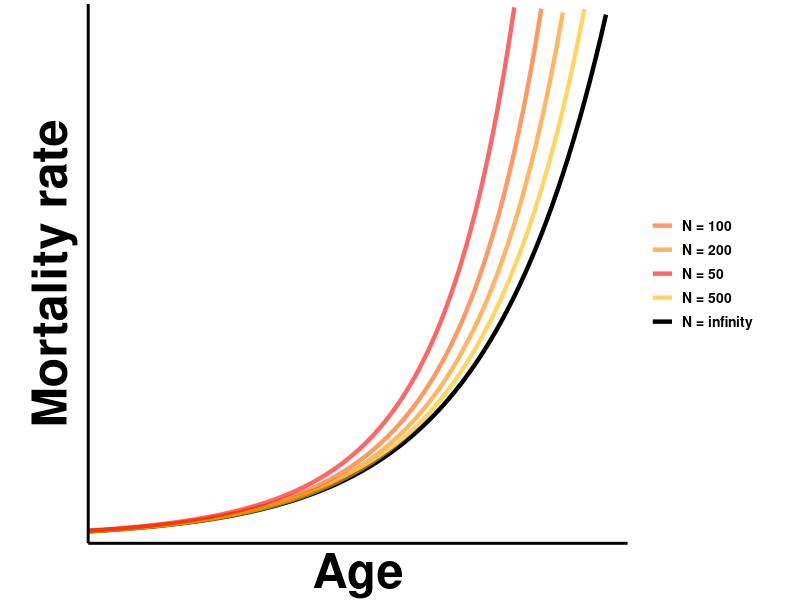
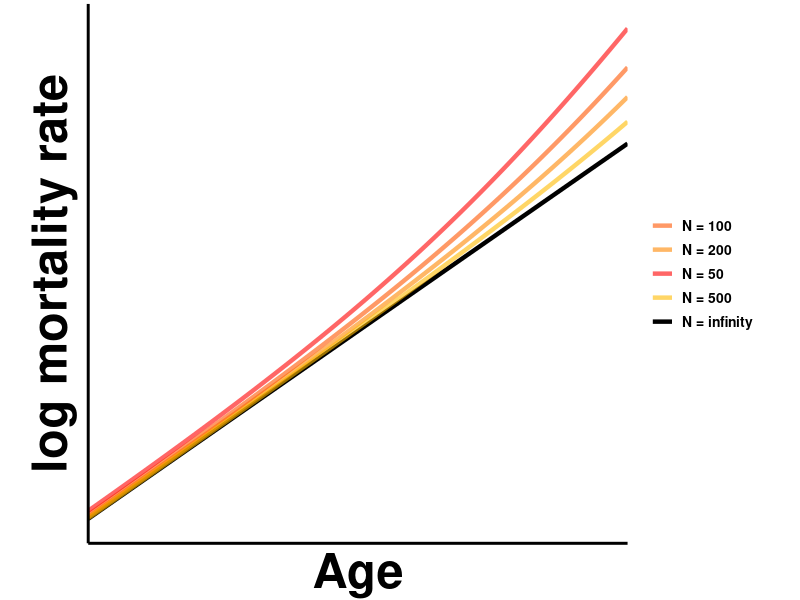

Reproduce these figures in R, in order.
############################
# Compare how the deterministic predictions compare to
# expected trajectory of finite N (stochastic) systems that we got from Ito
# for the Tithonus model
# Written by Shikhara Bhat
# JGU Mainz, Germany
# Date: Mon Oct 06 20:33:41 2025
###########################
library(ggplot2) #for plotting


##########################
#Define the curves we want to plot
# we are using failures: f ---> f + 1/N at rate r_+ = (1-f)*(2phi + kr f)
#              repair:   f ---> f - 1/N at rate r_- = (1-f)*phi
#
# thus the failure rule is r_+ - r_- = (1-f)*(phi + kr f)
# and the turnover is (r_+ + r_-) = (1-f)*(3phi + kr).

#The Gompertz-Makeham curve M + a*exp(bt)
gompertz_makeham <- function(t,phi,k,mu_e,chi,f0){
  
  #composite variables for convenience
  alpha <- phi + k*f0
  beta <- phi + k
  
  #from our analytics
  M <- mu_e - (chi*phi)/(k+phi)
  a <- chi*alpha/((k+phi)*(1-f0))
  
  return (M + a*exp(beta*t))
}


# the N to infinity prediction
inf_N_solution <- function(t,phi,k,mu_e,chi,f0,N){
  
  #composite variables for convenience
  alpha <- phi + k*f0
  beta <- phi + k
  
  numerator <- (alpha*exp(beta*t))-phi*(1-f0)
  denominator <- beta + alpha*(exp(beta*t)-1)
  
  #analytical solution
  f <- numerator/denominator
  
  intr_mort <- f/(1-f) 
  return (mu_e + chi*intr_mort)
}


dmu <- function(t,phi,k,chi,f0,N){
  
  #composite variables for convenience
  alpha <- phi + k*f0
  beta <- phi + k
  
  numerator <- (alpha*exp(beta*t))-phi*(1-f0)
  denominator <- beta + alpha*(exp(beta*t)-1)
  
  #analytical solution
  f <- numerator/denominator
  
  r <- (1-f)*(phi+k*f)
  tau <- (1-f)*(3*phi + k)
  
  muprime <- chi/((1-f)^2)
  
  mudoubleprime <- 2*chi/((1-f)^3)
  
  
  return (r*muprime + (tau*mudoubleprime/(2*N)))
}

#for N < \infty we'll just solve it numerically
expected_finite_N_solution <- function(t,phi,k,mu_e,chi,f0,N){
  
  intrinsic_mort <- integrate(dmu, lower=0, upper = t, phi=phi,k=k,chi=chi,f0=f0,N=N)$value
  
  return (mu_e +  intrinsic_mort)
}

expected_finite_N_solution <- Vectorize(expected_finite_N_solution)


###############################
#Plotting

#define parameters
#X and Y axis scales are unparameterized/arbitrary anyway.
my_params <- list(phi = 0.001, #intrinsic failure (constant component)
                  k = 0.1, #interdependence rate (coefficient of linear component)
                  mu_e = 1e-5, #extrinsic mortality
                  chi = 0.2,   #how strongly failures impact mortality
                  f0 = 0.01 #initial condition
)

#base layer. Control the axis limits and padding here. Limits chosen here are arbitrary.
lineplot <- ggplot() + scale_x_continuous(limits = c(50,95), expand = c(0,0))
lineplot <- lineplot + scale_y_continuous(limits = c(-0.5,50), expand = c(0,0))


###########################
#Plot on a linear scale


#lineplot <- lineplot + geom_function(fun=gompertz_makeham, args = my_params,aes(color='Gompertz-Makeham'),linetype='dashed',linewidth=2,linetype = 'dashed')
lineplot <- lineplot + geom_function(fun=inf_N_solution, args = c(my_params,N=Inf),aes(color='N = infinity'),linewidth=1.5, alpha = 1)
lineplot <- lineplot + geom_function(fun=expected_finite_N_solution, args = c(my_params,N=200),aes(color='N = 200'),linewidth=1.5, alpha = 0.6)
lineplot <- lineplot + geom_function(fun=expected_finite_N_solution, args = c(my_params,N=100),aes(color='N = 100'),linewidth=1.5, alpha = 0.6)
lineplot <- lineplot + geom_function(fun=expected_finite_N_solution, args = c(my_params,N=500),aes(color='N = 500'),linewidth=1.5, alpha = 0.6)
lineplot <- lineplot + geom_function(fun=expected_finite_N_solution, args = c(my_params,N=50),aes(color='N = 50'),linewidth=1.5, alpha = 0.6)

#add a vertical line for plateau time
#lineplot <- lineplot + geom_vline(xintercept = plateau_time(phi=0.08,f0=0,kr=7.92),linetype='dotted',linewidth=2,alpha=0.6, color='#666666')

#add a legend
lineplot <- lineplot + scale_color_manual(values =  c('N = infinity'='#000000',
                                                      'N = 50'='#ff0000',
                                                      'N = 100'='#ff5500',
                                                      'N = 200'='#ff8800',
                                                      'N = 500'='#ffbb00'
                                                      ))


# #aesthetics
lineplot <- lineplot + theme_light() + xlab('Age') + ylab("Mortality rate")
lineplot <- lineplot + theme(panel.border = element_blank(), axis.line = element_line(colour = "black",linewidth=1), panel.grid.major = element_blank(), panel.grid.minor = element_blank())
#lineplot <- lineplot + theme(axis.text = element_text(face = 'bold', color = 'black',size = 30)) #in case we want numbers on the axes
lineplot <- lineplot + theme(axis.title = element_text(face = 'bold',color = 'black',size = 35))
lineplot <- lineplot + theme(legend.text = element_text(face = 'bold', color = 'black',size = 10))
lineplot <- lineplot + theme(aspect.ratio = 1) #set aspect ratio
lineplot <- lineplot + theme(legend.title=element_blank()) #remove legend title
lineplot <- lineplot + theme(axis.ticks.length = unit(.15, "cm")) + theme(axis.ticks = element_line(color='black',linewidth=0.5))
#plot margins are to be provided in the order top, right, bottom, left
lineplot <- lineplot + theme(plot.margin = margin(0.1, 1, ,0.8 , "cm"))

#Remove the numeric values on the x and y axes (because we don't care about the actual numbers)
lineplot <- lineplot + theme(axis.text.x=element_blank(),
                             axis.ticks.x=element_blank(),
                             axis.text.y=element_blank(),
                             axis.ticks.y=element_blank())

lineplot
# 
# suppressWarnings(print(lineplot)) #view the plot

# #uncomment below to save the figure as an SVG
#ggsave(file='./output/fig_2C.svg', plot=lineplot, width=10, height=10)
# 
# #################################
# #also plot the same curves on a log scale
# 
#transform to log scale
logplot <- lineplot + scale_y_continuous(trans='log') + ylab("log mortality rate")
logplot
# 
# #suppressWarnings(print(logplot)) #view the plot
# 
# #uncomment below to save the figure as an SVG
#ggsave(file='./output/fig_2D.svg', plot=logplot, width=10, height=10)
